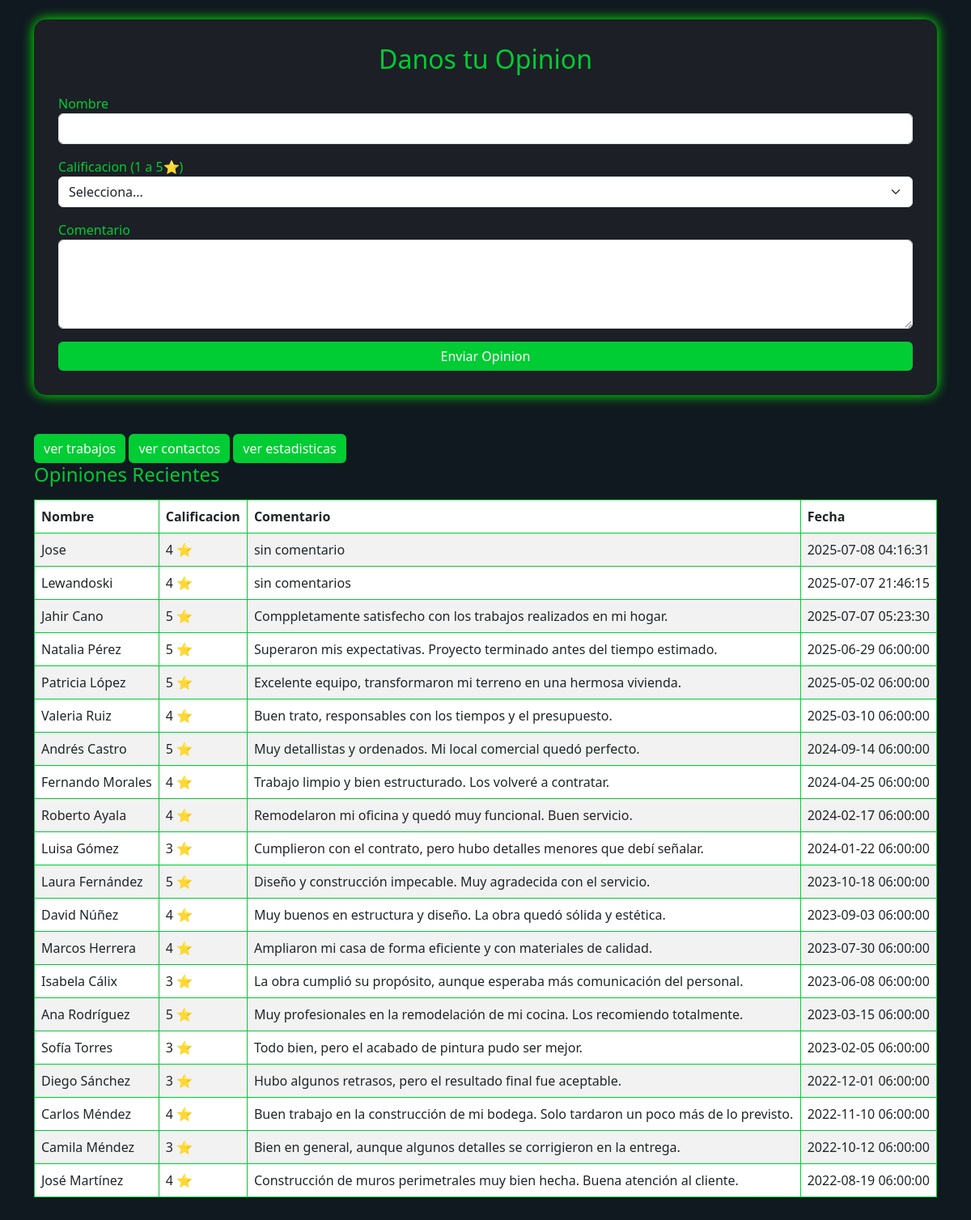
Page /carpetasOarchivosINNECESARIOS/opiniones_obsoleto.php on the committed database.
### tables this page shows
CREATE TABLE `opiniones` (
  `id` int(11) NOT NULL,
  `nombre` varchar(100) DEFAULT NULL,
  `calificacion` int(11) DEFAULT NULL,
  `comentario` text,
  `fecha` timestamp NOT NULL DEFAULT CURRENT_TIMESTAMP
);

### carpetasOarchivosINNECESARIOS/opiniones_obsoleto.php (the view, shortened to what this page needs)
<?php
include("conexion.php");
$opiniones = $conexion->query("SELECT * FROM opiniones ORDER BY fecha DESC");
?>
<!DOCTYPE html>
<html lang="es">
<head>
    <link href="https://cdn.jsdelivr.net/npm/bootstrap@5.3.0/dist/css/bootstrap.min.css" rel="stylesheet">
</head>
<body class="p-4">
    <div class="container">
        <div class="formulario mb-5">
            <h2 class="mb-4 text-center">Danos tu Opinion</h2>
            <form method="POST">
                <div class="mb-3">
                    <label>Nombre</label>
                    <input type="text" name="nombre" class="form-control" required>
                </div>
                <div class="mb-3">
                    <label>Calificacion (1 a 5⭐)</label>
                    <select name="calificacion" class="form-select" required>
                        <option value="">Selecciona...</option>
                    </select>
                </div>
                <div class="mb-3">
                    <label>Comentario</label>
                    <textarea name="comentario" class="form-control" rows="4" required></textarea>
                </div>
                <button class="btn btn-success w-100">Enviar Opinion</button>
            </form>
        </div>
        <div> <a href="trabajos.php" class="btn btn-success">ver trabajos</a>
            <a href="contacto.php" class="btn btn-success">ver contactos</a>
               <a href="Dashboard.html" class="btn btn-success">ver estadisticas</a>
        </div>
        <h4 class="mb-3">Opiniones Recientes</h4>
        <table class="table table-bordered table-striped">
            <thead>
                <tr>
                    <th>Nombre</th>
                    <th>Calificacion</th>
                    <th>Comentario</th>
                    <th>Fecha</th>
                </tr>
            </thead>
            <tbody>
                <?php while ($op = $opiniones->fetch_assoc()): ?>
                    <tr>
                        <td><?= htmlspecialchars($op["nombre"]) ?></td>
                        <td><?= $op["calificacion"] ?> ⭐</td>
                        <td><?= htmlspecialchars($op["comentario"]) ?></td>
                        <td><?= $op["fecha"] ?></td>
                    </tr>
                <?php endwhile; ?>
            </tbody>
        </table>
    </div>
</body>
</html>

### carpetasOarchivosINNECESARIOS/opiniones_obsoleto.php (style rules this page uses)
body { background-color: #101820; color: #00cc33; }
.formulario { background-color: #1c1f26; padding: 30px; border-radius: 15px; box-shadow: 0 0 15px #0f0; }
.btn-success { background-color: #00cc33; border: none; }
h2, h4 { color: #00cc33; }
.table { background-color: #1c1f26; color: #fff; border-color: #00cc33; }

### rows in the picture
opiniones: nombre "Jose", calificacion "4", comentario "sin comentario", fecha "2025-07-08 04:16:31"
opiniones: nombre "Lewandoski", calificacion "4", comentario "sin comentarios", fecha "2025-07-07 21:46:15"
opiniones: nombre "Jahir Cano", calificacion "5", comentario "Comppletamente satisfecho con los trabajos realizados en mi hogar.", fecha "2025-07-07 05:23:30"
opiniones: nombre "Natalia Pérez", calificacion "5", comentario "Superaron mis expectativas. Proyecto terminado antes del tiempo estimado.", fecha "2025-06-29 06:00:00"
opiniones: nombre "Patricia López", calificacion "5", comentario "Excelente equipo, transformaron mi terreno en una hermosa vivienda.", fecha "2025-05-02 06:00:00"
opiniones: nombre "Valeria Ruiz", calificacion "4", comentario "Buen trato, responsables con los tiempos y el presupuesto.", fecha "2025-03-10 06:00:00"
opiniones: nombre "Andrés Castro", calificacion "5", comentario "Muy detallistas y ordenados. Mi local comercial quedó perfecto.", fecha "2024-09-14 06:00:00"
opiniones: nombre "Fernando Morales", calificacion "4", comentario "Trabajo limpio y bien estructurado. Los volveré a contratar.", fecha "2024-04-25 06:00:00"
opiniones: nombre "Roberto Ayala", calificacion "4", comentario "Remodelaron mi oficina y quedó muy funcional. Buen servicio.", fecha "2024-02-17 06:00:00"
opiniones: nombre "Luisa Gómez", calificacion "3", comentario "Cumplieron con el contrato, pero hubo detalles menores que debí señalar.", fecha "2024-01-22 06:00:00"
opiniones: nombre "Laura Fernández", calificacion "5", comentario "Diseño y construcción impecable. Muy agradecida con el servicio.", fecha "2023-10-18 06:00:00"
opiniones: nombre "David Núñez", calificacion "4", comentario "Muy buenos en estructura y diseño. La obra quedó sólida y estética.", fecha "2023-09-03 06:00:00"
opiniones: nombre "Marcos Herrera", calificacion "4", comentario "Ampliaron mi casa de forma eficiente y con materiales de calidad.", fecha "2023-07-30 06:00:00"
opiniones: nombre "Isabela Cálix", calificacion "3", comentario "La obra cumplió su propósito, aunque esperaba más comunicación del personal.", fecha "2023-06-08 06:00:00"
opiniones: nombre "Ana Rodríguez", calificacion "5", comentario "Muy profesionales en la remodelación de mi cocina. Los recomiendo totalmente.", fecha "2023-03-15 06:00:00"
opiniones: nombre "Sofía Torres", calificacion "3", comentario "Todo bien, pero el acabado de pintura pudo ser mejor.", fecha "2023-02-05 06:00:00"
opiniones: nombre "Diego Sánchez", calificacion "3", comentario "Hubo algunos retrasos, pero el resultado final fue aceptable.", fecha "2022-12-01 06:00:00"
opiniones: nombre "Carlos Méndez", calificacion "4", comentario "Buen trabajo en la construcción de mi bodega. Solo tardaron un poco más de lo previsto.", fecha "2022-11-10 06:00:00"
opiniones: nombre "Camila Méndez", calificacion "3", comentario "Bien en general, aunque algunos detalles se corrigieron en la entrega.", fecha "2022-10-12 06:00:00"
opiniones: nombre "José Martínez", calificacion "4", comentario "Construcción de muros perimetrales muy bien hecha. Buena atención al cliente.", fecha "2022-08-19 06:00:00"
